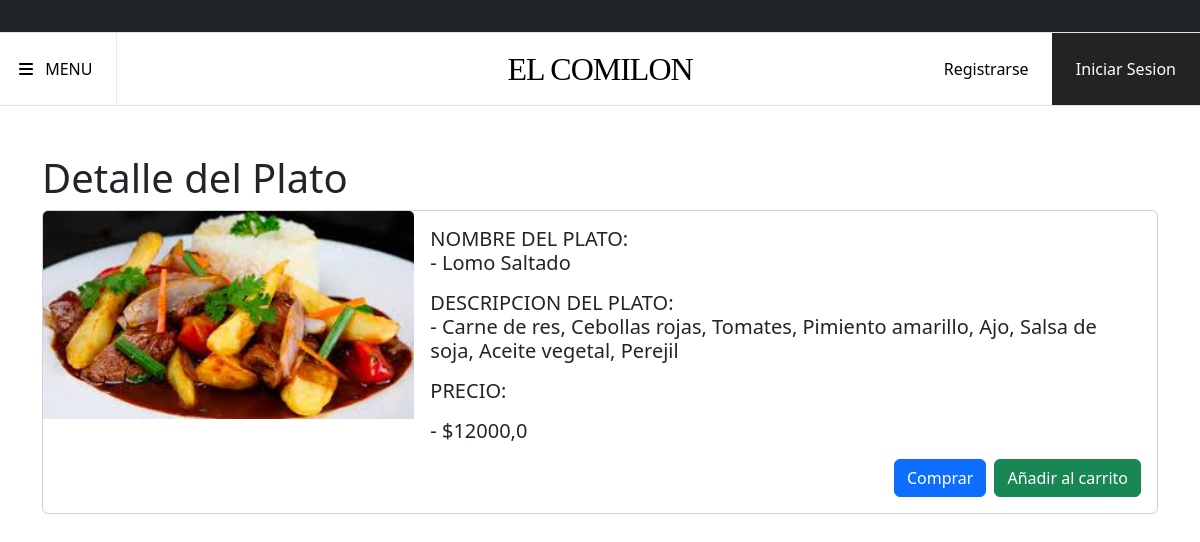
The app's page /detalle-producto/4 with its own data.
### core/models.py (models this page shows, shortened)
class Plato(models.Model):
    nombre = models.CharField(max_length=200)
    precio_venta = models.FloatField(validators=[MinValueValidator(1.0)])
    descripcion = models.TextField()
    categoria = models.CharField(choices=CATEGORIA_CHOISES, max_length=80)
    imagen_producto = models.ImageField(upload_to='imagenproducto')
    class Meta:
        verbose_name_plural = 'Platillo'

### core/views.py (the view)
# urls.py: path('detalle-producto/<int:pk>', views.VistaDetallePlato.as_view(), name='detalle-producto'),
class VistaDetallePlato(View):
    def get(self, request, pk):
        plato = Plato.objects.get(pk=pk)
        return render(request, 'core/detalle-producto.html', {'plato':plato})

### core/templates/core/detalle-producto.html (shortened to what this page needs)
{% extends 'core/base.html' %}
{% load static %}
{% block contenido %}
<div class="container mt-5">
  <h1>Detalle del Plato</h1>
  <div class="card">
    <div class="row g-0">
      <div class="col-md-4">
        <img src="{{plato.imagen_producto.url}}" alt="Foto del Plato" class="card-img-top plato-img">
      </div>
      <div class="col-md-8">
        <div class="card-body">
          <h5 class="card-title">NOMBRE DEL PLATO: <p>- {{plato.nombre}}</p></h5>
          <h5 class="card-title">DESCRIPCION DEL PLATO: <p>- {{plato.descripcion}}</p></h5>
          <h5 class="card-title">PRECIO: </p>- ${{plato.precio_venta}}</p></h5>
          <div class="d-flex justify-content-end">
            <button class="btn btn-primary me-2" type="button">Comprar</button>
            <button class="btn btn-success" type="button">Añadir al carrito</button>
          </div>
        </div>
      </div>
    </div>
  </div>
</div>
{% endblock contenido %}

### records on screen
Plato: imagen_producto (picture), nombre "Lomo Saltado", descripcion "Carne de res, Cebollas rojas, Tomates, Pimiento amarillo, Ajo, Salsa de soja, Aceite vegetal, Perejil", precio_venta "12000,0"
